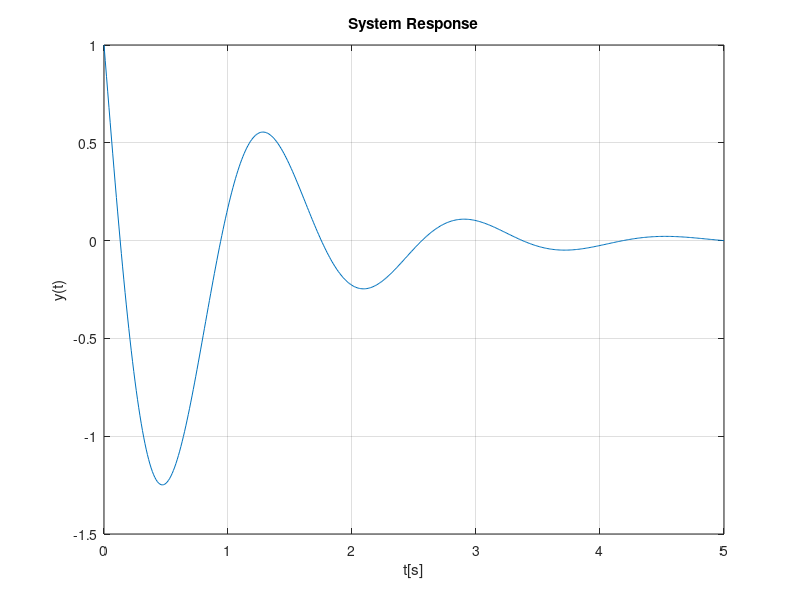

Recreate this plot in MATLAB.
% システム行列 A, B, C, D の定義をinput2より変更
A = [0 2; -8 -2];
B = [0; 2];
C = [1 1];
D = 0;

% システム状態空間モデルの作成
sysP = ss(A, B, C, D);

% 初期条件
x0 = [1; 0];

% シミュレーション時間の設定
t = 0:0.01:5;

% システムの初期値応答の計算
[y, t, x] = initial(sysP, x0, t);

% 応答のプロット
plot(t, y);
xlabel('t[s]');
ylabel('y(t)');
title('System Response');
grid on;
